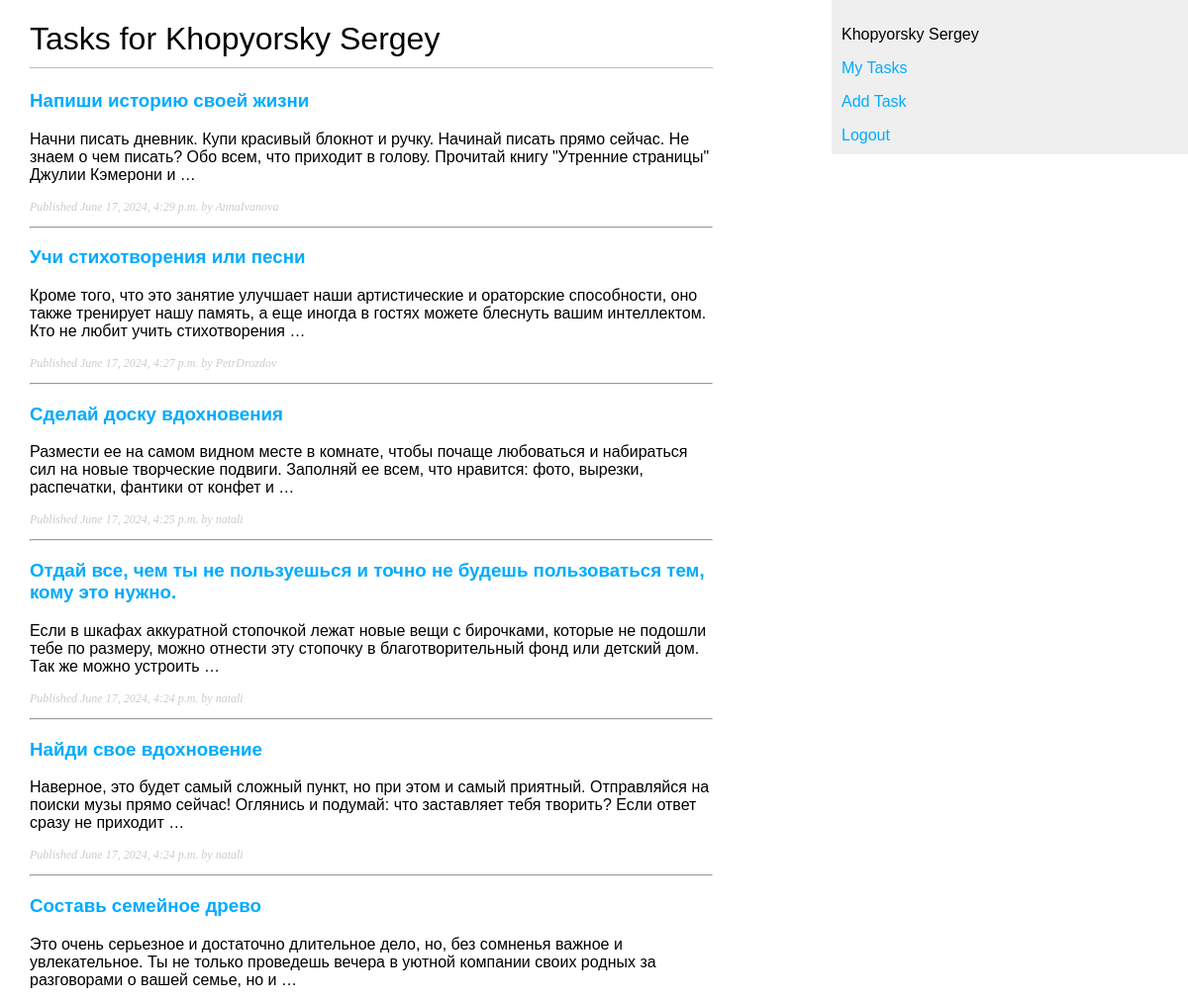
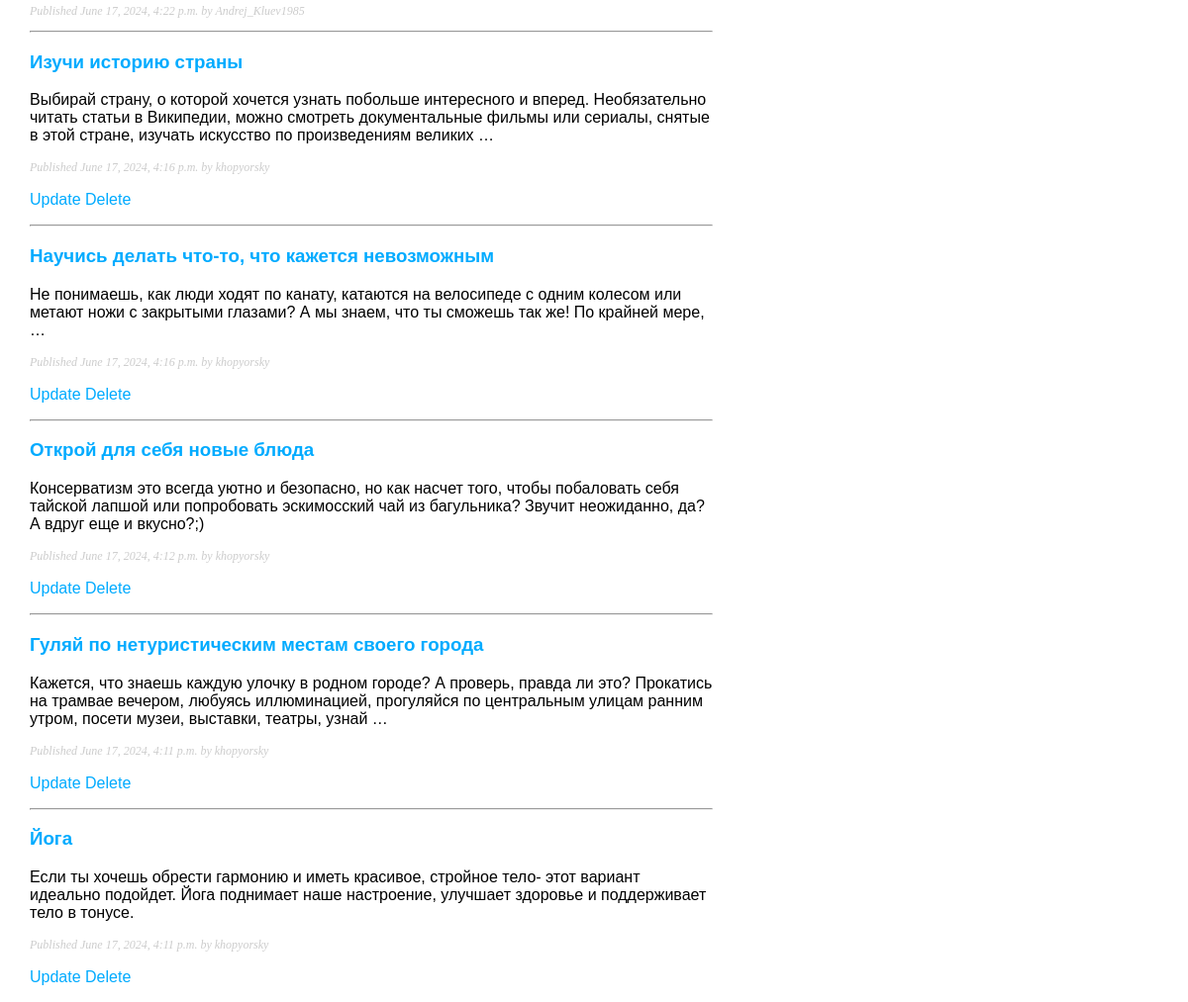
The app's page / (signed in) with its own data (2 pictures, top to bottom).
### tasks/models.py (models this page shows, shortened)
class Task(models.Model):
    class Status(models.TextChoices):
        IN_PROGRESS = 'PROG', 'In progress'
        IDLE = 'IDLE', 'Idle'
    name = models.CharField(max_length=100)
    detailed_descr = models.TextField(null=True, blank=True, verbose_name='description')
    slug = models.SlugField(max_length=100, unique_for_date='time_created')
    in_progress = models.CharField(max_length=4,
                                   choices=Status.choices,
                                   default=Status.IN_PROGRESS)
    created_by = models.ForeignKey(get_user_model(),
                                   on_delete=models.CASCADE,
                                   related_name='created_tasks',
                                   related_query_name='created_task',
                                   null=True)
    time_created = models.DateTimeField(auto_now_add=True)
    time_updated = models.DateTimeField(auto_now=True)
    time_to_finish = models.DateTimeField(null=True, blank=True)
    performers = models.ManyToManyField(get_user_model(),
                                        related_name='tasks',
                                        related_query_name='task')
    tags = TaggableManager(blank=True, related_name='tasks')
    objects = models.Manager()
    class Meta:
        ordering = ['-time_created']
        indexes = [
            models.Index(fields=['slug', 'time_created'])
        ]
    def get_absolute_url(self):
        return reverse('tasks:tasks:page', args=[self.slug])

### tasks/views.py (the view)
# urls.py: path('', TasksListView.as_view(), name='tasks'),
class TasksListView(LoginRequiredMixin, ListView):
    model = Task
    template_name = 'tasks/show_tasks.html'
    context_object_name = 'tasks'
    tag = None
    def get_queryset(self):
        tag_slug = self.kwargs.get('tag_slug')
        if tag_slug:
            tag = get_object_or_404(Tag, slug=tag_slug)
            self.tag = tag
            return Task.objects.filter(tags=self.tag, performers=self.request.user)
        return self.model.objects.filter(performers=self.request.user)
    def get_context_data(self, *, object_list=None, **kwargs):
        context = super(TasksListView, self).get_context_data(object_list=object_list, **kwargs)
        if self.tag:
            context['tag'] = self.tag
        return context

### tasks/templatetags/task_tags.py (called while the page is built)
@register.inclusion_tag('tasks/task_info.html', name='info')
def show_task_info(task):
    return {'task': task}

### templates/tasks/show_tasks.html (shortened to what this page needs)
{% extends 'base.html' %}
{% load task_tags %}
{% block content %}
    <div class="content">
        {% if tag %}
            <h1>Tasks for {{ user.last_name }} {{ user.first_name }} by tag #{{ tag.name }}</h1>
        {% else %}
            <h1>Tasks for {{ user.last_name }} {{ user.first_name }}</h1>
        {% endif %}
        {% for task in tasks %}
            <div class="content">
                <h3><a href="{{ task.get_absolute_url }}">{{ task.name }}</a></h3>
                <p>{{ task.detailed_descr|truncatewords:30 }}</p>
                <p class="date">{% info task=task %}</p>
                {% if user == task.created_by %}
                    <p class="button">
                        <a href="{% url 'tasks:tasks:update' task.slug %}">Update</a>
                        <a href="{% url 'tasks:tasks:delete' task.slug %}">Delete</a>
                    </p>
                {% endif %}
            </div>
            {% if not forloop.last %}
                <hr>
            {%  endif %}
        {% endfor %}
    </div>
{% endblock content %}

### templates/base.html (shortened to what this page needs)
{%  load static %}
<!DOCTYPE html>
<html>
<head>
    <link href="{% static 'css/tasks.css' %}" rel="stylesheet">
</head>
<body>
    <div id="content">
    {% block content %}
    {% endblock content %}
    </div>
    <div id="sidebar">
        {% if user.is_authenticated %}
            <p>{{ user.last_name }} {{ user.first_name }}</p>
            <p><a href="{% url 'tasks:tasks' %}">My Tasks</a></p>
            <p><a href="{% url 'tasks:add_task' %}">Add Task</a></p>
            <form method="post" action="{%  url 'users:logout' %}">
                <a href="#" onclick="parentNode.submit();">Logout</a>
            </form>
        {% else %}
            <p>
            You should <a href="{% url 'users:login' %}">log in</a> or
            <a href="{%  url 'users:signup' %}">sign up</a>.
            </p>
        {% endif %}
    </div>
</body>
</html>

### templates/tasks/task_info.html
Published {{ task.time_created }} by
{%  if task.created_by %}{{ task.created_by }}{% else %}Unknown Author{% endif %}

### static/css/tasks.css (style rules this page uses)
body { margin: 0; padding: 0; font-family: helvetica, sans-serif; }
a { color: #00abff; text-decoration: none; }
h1 { font-weight: normal; border-bottom: 1px solid #bbb; padding: 0 0 10px 0; }
#content { float: left; width: 60%; padding: 0 0 0 30px; }
#sidebar { float: right; width: 30%; padding: 10px; background: #efefef; height: 100%; }
p.date { color: #ccc; font-family: georgia, serif; font-size: 12px; font-style: italic; }
* { box-sizing: border-box; }

### records on screen
Task: name "Напиши историю своей жизни", detailed_descr "Начни писать дневник. Купи красивый блокнот и ручку. Начинай писать прямо сейчас. Не знаем о чем писать? Обо всем, что приходит в голову. Прочитай книгу \"Утренние страницы\" Джулии Кэмерони и …", time_created "June 17, 2024, 4:29 p.m.", created_by "AnnaIvanova"
Task: name "Учи стихотворения или песни", detailed_descr "Кроме того, что это занятие улучшает наши артистические и ораторские способности, оно также тренирует нашу память, а еще иногда в гостях можете блеснуть вашим интеллектом. Кто не любит учить стихотворения …", time_created "June 17, 2024, 4:27 p.m.", created_by "PetrDrozdov"
Task: name "Сделай доску вдохновения", detailed_descr "Размести ее на самом видном месте в комнате, чтобы почаще любоваться и набираться сил на новые творческие подвиги. Заполняй ее всем, что нравится: фото, вырезки, распечатки, фантики от конфет и …", time_created "June 17, 2024, 4:25 p.m.", created_by "natali"
Task: name "Отдай все, чем ты не пользуешься и точно не будешь пользоваться тем, кому это нужно.", detailed_descr "Если в шкафах аккуратной стопочкой лежат новые вещи с бирочками, которые не подошли тебе по размеру, можно отнести эту стопочку в благотворительный фонд или детский дом. Так же можно устроить …", time_created "June 17, 2024, 4:24 p.m.", created_by "natali"
Task: name "Найди свое вдохновение", detailed_descr "Наверное, это будет самый сложный пункт, но при этом и самый приятный. Отправляйся на поиски музы прямо сейчас! Оглянись и подумай: что заставляет тебя творить? Если ответ сразу не приходит …", time_created "June 17, 2024, 4:24 p.m.", created_by "natali"
Task: name "Составь семейное древо", detailed_descr "Это очень серьезное и достаточно длительное дело, но, без сомненья важное и увлекательное. Ты не только проведешь вечера в уютной компании своих родных за разговорами о вашей семье, но и …", time_created "June 17, 2024, 4:22 p.m.", created_by "Andrej_Kluev1985"
Task: name "Изучи историю страны", detailed_descr "Выбирай страну, о которой хочется узнать побольше интересного и вперед. Необязательно читать статьи в Википедии, можно смотреть документальные фильмы или сериалы, снятые в этой стране, изучать искусство по произведениям великих …", time_created "June 17, 2024, 4:16 p.m.", created_by "khopyorsky", shows "Update"
Task: name "Научись делать что-то, что кажется невозможным", detailed_descr "Не понимаешь, как люди ходят по канату, катаются на велосипеде с одним колесом или метают ножи с закрытыми глазами? А мы знаем, что ты сможешь так же! По крайней мере, …", time_created "June 17, 2024, 4:16 p.m.", created_by "khopyorsky", shows "Update"
Task: name "Открой для себя новые блюда", detailed_descr "Консерватизм это всегда уютно и безопасно, но как насчет того, чтобы побаловать себя тайской лапшой или попробовать эскимосский чай из багульника? Звучит неожиданно, да? А вдруг еще и вкусно?;)", time_created "June 17, 2024, 4:12 p.m.", created_by "khopyorsky", shows "Update"
Task: name "Гуляй по нетуристическим местам своего города", detailed_descr "Кажется, что знаешь каждую улочку в родном городе? А проверь, правда ли это? Прокатись на трамвае вечером, любуясь иллюминацией, прогуляйся по центральным улицам ранним утром, посети музеи, выставки, театры, узнай …", time_created "June 17, 2024, 4:11 p.m.", created_by "khopyorsky", shows "Update"
Task: name "Йога", detailed_descr "Если ты хочешь обрести гармонию и иметь красивое, стройное тело- этот вариант идеально подойдет. Йога поднимает наше настроение, улучшает здоровье и поддерживает тело в тонусе.", time_created "June 17, 2024, 4:11 p.m.", created_by "khopyorsky", shows "Update"

### other values on screen
{{ user.last_name }} "Khopyorsky"
{{ user.first_name }} "Sergey"
